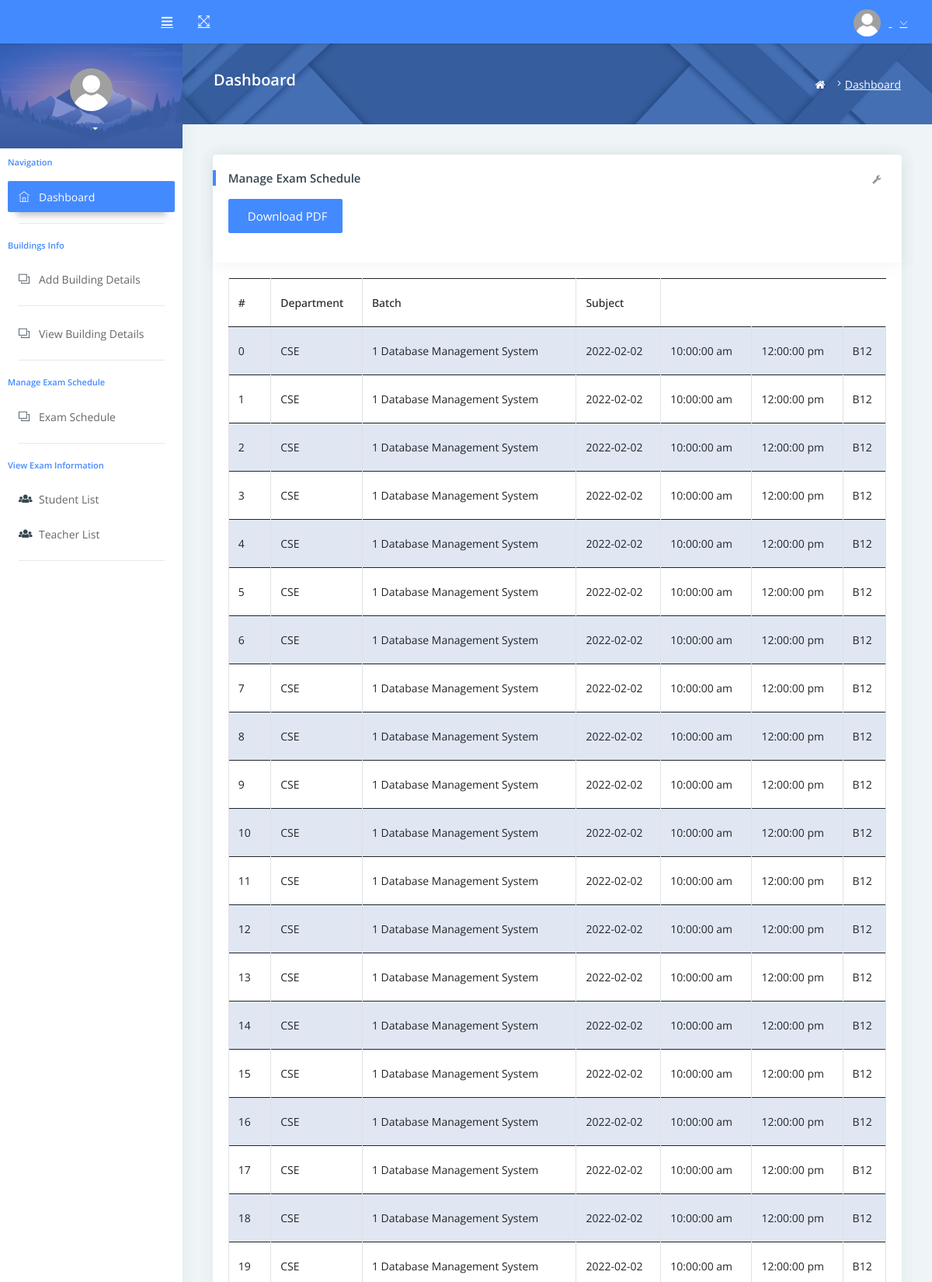
The page /views/admin/staffList.php (signed in, upper part) on the database its author committed.
### tables this page shows
CREATE TABLE `exam_schedule` (
  `exam_schedule` bigint(20) NOT NULL,
  `user_id` bigint(20) NOT NULL,
  `dept_id` bigint(20) NOT NULL,
  `batch_id` bigint(20) NOT NULL,
  `exam_title` varchar(50) NOT NULL DEFAULT '',
  `subject_title` varchar(500) NOT NULL DEFAULT '',
  `room_id` bigint(20) NOT NULL,
  `date` date NOT NULL,
  `start_time` time NOT NULL,
  `end_time` time NOT NULL,
  `duration` bigint(20) NOT NULL DEFAULT '0'
);

### src/Classes/DBConnection/DbConnection.php (called while the page is built, shortened)
<?php
class DbConnection
{
    public function __construct()
    {
        $servername = "localhost";
        $username = "root";
        $password = "";
        try {
            $this->conn = new PDO("mysql:host=$servername;dbname=db", $username, $password);
        } catch (PDOException $e) {
            echo "Connection failed: " . $e->getMessage();
        }
    }
}

### src/Classes/DataManipulation/DataManipulation.php (called while the page is built, shortened)
<?php
class DataManipulation extends DB
{
    public function selectExamSchedule()
    {
        $sql = "SELECT *, (SELECT title FROM tb_room_info WHERE room_id = ex.room_id) AS room_name FROM exam_schedule ex ";
        $status = $this->conn->query($sql);
        $status->setFetchMode(\PDO::FETCH_OBJ);
        $data = $status->fetchAll();
        return $data;
    }
}

### views/admin/staffList.php (the view, shortened to what this page needs)
<?php
if (!isset($_SESSION['res'])) {
    header('Location: ../auth/index.php');
} else {
    include_once './admin_header.php';
?>
    <div class="pcoded-inner-content">
        <div class="main-body">
            <div class="page-wrapper">
                <div class="page-body">
                    <div class="card">
                        <div class="card-header">
                            <h5 class="mb-3">Manage Exam Schedule</h5>
                            <div class="form-material" style="width: 50%;">
                                <div class="form-group form-default">
                                    <button onclick="demoFromHTML()" name="exam-form" class="send-mail btn waves-effect waves-light btn-primary"><i class="icofont icofont-user-alt-3"></i>Download PDF</button>
                                </div>
                            </div>
                            <div class="card-header-right">
                                <ul class="list-unstyled card-option">
                                    <li><i class="fa fa fa-wrench open-card-option"></i></li>
                                </ul>
                            </div>
                        </div>
                        <div id="customers" class="card-block">
                            <div class="table-responsive">
                                <table id="example" class="table table-striped table-bordered" cellspacing="0" width="100%">
                                    <thead>
                                        <tr>
                                            <th>#</th>
                                            <th>Department</th>
                                            <th>Batch</th>
                                            <th>Subject</th>
                                        </tr>
                                    </thead>
                                    <tbody id="tableBody" style="overflow-y:auto;">
                                        <?php
                                        $count = 0;
                                        $ress = $dbm->selectExamSchedule();
                                        foreach ($ress as $data) {
                                        ?>
                                            <tr>
                                                <td><?php echo $count++; ?></td>
                                                <td>
                                                    <?php
                                                    if ($data->dept_id == 1) {
                                                        echo "CSE";
                                                    }
                                                    ?>
                                                </td>
                                                <td class="context">
                                                <?php echo $data->batch_id; ?>
                                                <?php echo $data->subject_title; ?>
                                                </td>
                                                <td><?php echo $data->date; ?></td>
                                                <td><?php
                                                    echo date('h:i:s a ', strtotime($data->start_time));
                                                    ?></td>
                                                <td>
                                                    <?php
                                                    echo date('h:i:s a ', strtotime($data->end_time));
                                                    ?>
                                                </td>
                                                <td><?php echo $data->room_name; ?></td>
                                            </tr>
                                        <?php } ?>
                                    </tbody>
                                </table>
                            </div>
                        </div>
                    </div>
                </div>
            </div>
        </div>
    </div>
    <?php
    include_once './admin_footer.php';
    ?>
<?php
}
?>

### rows shown on the page
exam_schedule: dept_id "CSE", batch "1", subject_title "Database Management System", date "2022-02-02", start_time "10:00:00 am", end_time "12:00:00 pm", room_name "B12"
exam_schedule: dept_id "CSE", batch "1", subject_title "Database Management System", date "2022-02-02", start_time "10:00:00 am", end_time "12:00:00 pm", room_name "B12"
exam_schedule: dept_id "CSE", batch "1", subject_title "Database Management System", date "2022-02-02", start_time "10:00:00 am", end_time "12:00:00 pm", room_name "B12"
exam_schedule: dept_id "CSE", batch "1", subject_title "Database Management System", date "2022-02-02", start_time "10:00:00 am", end_time "12:00:00 pm", room_name "B12"
exam_schedule: dept_id "CSE", batch "1", subject_title "Database Management System", date "2022-02-02", start_time "10:00:00 am", end_time "12:00:00 pm", room_name "B12"
exam_schedule: dept_id "CSE", batch "1", subject_title "Database Management System", date "2022-02-02", start_time "10:00:00 am", end_time "12:00:00 pm", room_name "B12"
exam_schedule: dept_id "CSE", batch "1", subject_title "Database Management System", date "2022-02-02", start_time "10:00:00 am", end_time "12:00:00 pm", room_name "B12"
exam_schedule: dept_id "CSE", batch "1", subject_title "Database Management System", date "2022-02-02", start_time "10:00:00 am", end_time "12:00:00 pm", room_name "B12"
exam_schedule: dept_id "CSE", batch "1", subject_title "Database Management System", date "2022-02-02", start_time "10:00:00 am", end_time "12:00:00 pm", room_name "B12"
exam_schedule: dept_id "CSE", batch "1", subject_title "Database Management System", date "2022-02-02", start_time "10:00:00 am", end_time "12:00:00 pm", room_name "B12"
exam_schedule: dept_id "CSE", batch "1", subject_title "Database Management System", date "2022-02-02", start_time "10:00:00 am", end_time "12:00:00 pm", room_name "B12"
exam_schedule: dept_id "CSE", batch "1", subject_title "Database Management System", date "2022-02-02", start_time "10:00:00 am", end_time "12:00:00 pm", room_name "B12"
exam_schedule: dept_id "CSE", batch "1", subject_title "Database Management System", date "2022-02-02", start_time "10:00:00 am", end_time "12:00:00 pm", room_name "B12"
exam_schedule: dept_id "CSE", batch "1", subject_title "Database Management System", date "2022-02-02", start_time "10:00:00 am", end_time "12:00:00 pm", room_name "B12"
exam_schedule: dept_id "CSE", batch "1", subject_title "Database Management System", date "2022-02-02", start_time "10:00:00 am", end_time "12:00:00 pm", room_name "B12"
exam_schedule: dept_id "CSE", batch "1", subject_title "Database Management System", date "2022-02-02", start_time "10:00:00 am", end_time "12:00:00 pm", room_name "B12"
exam_schedule: dept_id "CSE", batch "1", subject_title "Database Management System", date "2022-02-02", start_time "10:00:00 am", end_time "12:00:00 pm", room_name "B12"
exam_schedule: dept_id "CSE", batch "1", subject_title "Database Management System", date "2022-02-02", start_time "10:00:00 am", end_time "12:00:00 pm", room_name "B12"
exam_schedule: dept_id "CSE", batch "1", subject_title "Database Management System", date "2022-02-02", start_time "10:00:00 am", end_time "12:00:00 pm", room_name "B12"
exam_schedule: dept_id "CSE", batch "1", subject_title "Database Management System", date "2022-02-02", start_time "10:00:00 am", end_time "12:00:00 pm", room_name "B12"
